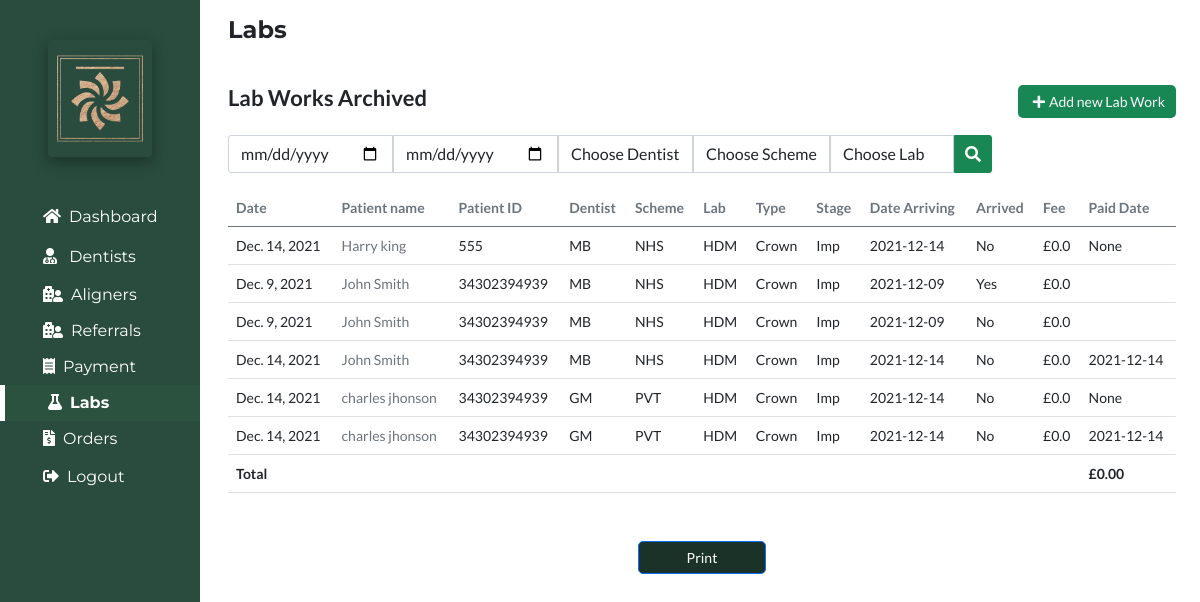
The page /labsarchived (signed in) on the database its author committed.
### portfolioApp/models.py (models this page shows, shortened)
class LabWork(models.Model):
    date=models.DateField(auto_now_add=True)
    PatientName=models.CharField(max_length=100)
    PatientID=models.CharField(max_length=100,null=True)
    Dentist=models.CharField(max_length=100)
    Scheme=models.CharField(max_length=100)
    Lab=models.CharField(max_length=100)
    Type=models.CharField(max_length=50,null=True)
    Quantity=models.CharField(max_length=50,null=True)
    Note=models.CharField(max_length=50,null=True)
    Stage=models.CharField(max_length=40,null=True)
    Status=models.CharField(max_length=40,null=True)
    DateArriving=models.CharField(max_length=20,null=True)
    Arrived=models.CharField(max_length=40,null=True)
    Fee=models.FloatField()
    PaidDate=models.CharField(max_length=20,null=True)
    TC=models.CharField(max_length=20,null=True,default=" ")

### portfolioApp/views.py (the view, shortened to what this page needs)
# urls.py: path('labsarchived', views.labsarchived, name='labsarchived'),
@login_required(login_url='login')
def labsarchived(request):
    labwork=LabWork.objects.filter(Status="Archived").order_by("PatientName")
    sum= LabWork.objects.filter(Status="Archived").aggregate(Sum('Fee')).get('Fee__sum') or 0
    if "Approve" in request.POST:
        id=request.POST.get('id')
        editlab=LabWork.objects.get(id=id)
        editlab.Status="Approved"
        editlab.save()
    context={
        'labs':'active',
        'labwork':labwork,
        'sum':sum,
    }
    return render(request,'labsarchived.html',context)

### portfolioApp/templates/labsarchived.html (shortened to what this page needs)
{% extends 'base.html' %}
{% load static %}
{% block body %}
<section class="px-4">
<h4 class="py-3"><b>Labs</b></h4>
<div class="">
<div class="d-flex justify-content-between py-3">
<h5><b>Lab Works Archived</b></h5>
<div class="add-new">
<a href="{% url 'addnewlab' %}" class="btn btn-sm text-light bg-success"><i class="fas fa-plus mx-1"></i>Add new Lab Work</a>
</div>
</div>
  <form action="{% url 'labsarchived' %}" method="get">
  <div class="d-flex justify-content-aountd">
  <div class="start text-dark">
      <input type="date" id="StartDate"  class="form-control" style="border-radius:3px 0px 0px 3px;" required="required" name="StartDate" />
  </div>
  <div class="end text-dark">
    <input type="date" id="EndDate"  class="form-control" style="border-radius:0px" required="required" name="EndDate" />
  </div>
    <div class="end text-dark">
      <select  class="form-control" style="border-radius:0px" required="required" placeholder="Dentist" name="Dentist">
      <option selected>Choose Dentist</option>
      </select>
  </div>
  <div class="end text-dark">
      <select  class="form-control" style="border-radius:0px" required="required" placeholder="Scheme" name="Scheme">
      <option selected>Choose Scheme</option>
      </select>
  </div>
      <div class="end text-dark">
      <select  class="form-control" style="border-radius:0px" required="required" placeholder="Lab" name="Lab">
      <option selected>Choose Lab</option>
      </select>
  </div>
  <button type="submit" class="btn btn-success bg-success"style="border-radius: 0px 3px 3px 0px;"name="Search">
      <i class="fas fa-search"></i>
  </button>
  </div>
  </form>
<div class="col-sm-12 px-0 pb-3 my-3 table-responsive"style="font-size:14px;"id="printableArea">
<table class="table ">
<thead class="text-secondary">
<tr>
<th scope="col">Date</th>
<th scope="col">Patient name</th>
<th scope="col">Patient ID</th>
<th scope="col">Dentist</th>
<th scope="col">Scheme</th>
<th scope="col">Lab</th>
<th scope="col">Type</th>
<th scope="col">Stage</th>
<th scope="col">Date Arriving</th>
<th scope="col">Arrived</th>
<th scope="col">Fee</th>
<th scope="col">Paid Date</th>
</tr>
</thead>
<tbody>
{% for labwork in labwork %}
<tr>
<td>{{labwork.date}}</td>
<td class="text-secondary">{{labwork.PatientName}}</td>
<td>{{labwork.PatientID}}</td>
<td>{{labwork.Dentist}}</td>
<td>{{labwork.Scheme}}</td>
<td>{{labwork.Lab}}</td>
<td>{{labwork.Type}}</td>
<td>{{labwork.Stage}}</td>
<td>{{labwork.DateArriving}}</td>
<td>{{labwork.Arrived}}</td>
<td>£{{labwork.Fee}}</td>
<td>{{labwork.PaidDate}}</td>
</tr>
{% endfor %}
<tr style="font-weight:bold;">
<th scope="col">Total</th>
<th scope="col"></th>
<th scope="col"></th>
<th scope="col"></th>
<th scope="col"></th>
<th scope="col"></th>
<th scope="col"></th>
<th scope="col"></th>
<th scope="col"></th>
<th scope="col"></th>
<th scope="col"></th>
<th scope="col">£{{sum|floatformat:2}}</th>
</tr>
</tbody>
</table>
</div>
<div class="print text-center">
<button class="btn btn-sm btn-primary px-5"onclick="printDiv('printableArea')">Print</button>
</div>
</div>
</section>
{% endblock body %}

### portfolioApp/templates/base.html (style rules this page uses)
body { margin:0px; padding:0px; font-family: 'Lato', sans-serif; overflow-x: hidden; background:white; }
h4 { font-family: 'Montserrat', sans-serif; }
::placeholder { color:#797979 !important; }
input, input::-webkit-input-placeholder { font-size: 13px; }
.btn { border-radius:5px; padding:5px 10px 5px 10px; background:#1B3229; }

### portfolioApp/templates/sidebar.html (style rules this page uses)
body { margin:0px; padding:0px; font-family: 'Lato', sans-serif; overflow-x: hidden; background:white; }
h4 { font-family: 'Montserrat', sans-serif; font-size:24px; }
h5 { font-size:22px }
::placeholder { color:#797979 !important; }
input, input::-webkit-input-placeholder { font-size: 20px; }
.btn { border-radius:5px; padding:5px 10px 5px 10px; background:#1B3229; }

### rows shown on the page
LabWork: date "Dec. 14, 2021", PatientName "Harry king", PatientID "555", Dentist "MB", Scheme "NHS", Lab "HDM", Type "Crown", Stage "Imp", DateArriving "2021-12-14", Arrived "No", Fee "0.0", PaidDate "None"
LabWork: date "Dec. 9, 2021", PatientName "John Smith", PatientID "34302394939", Dentist "MB", Scheme "NHS", Lab "HDM", Type "Crown", Stage "Imp", DateArriving "2021-12-09", Arrived "Yes", Fee "0.0"
LabWork: date "Dec. 9, 2021", PatientName "John Smith", PatientID "34302394939", Dentist "MB", Scheme "NHS", Lab "HDM", Type "Crown", Stage "Imp", DateArriving "2021-12-09", Arrived "No", Fee "0.0"
LabWork: date "Dec. 14, 2021", PatientName "John Smith", PatientID "34302394939", Dentist "MB", Scheme "NHS", Lab "HDM", Type "Crown", Stage "Imp", DateArriving "2021-12-14", Arrived "No", Fee "0.0", PaidDate "2021-12-14"
LabWork: date "Dec. 14, 2021", PatientName "charles jhonson", PatientID "34302394939", Dentist "GM", Scheme "PVT", Lab "HDM", Type "Crown", Stage "Imp", DateArriving "2021-12-14", Arrived "No", Fee "0.0", PaidDate "None"
LabWork: date "Dec. 14, 2021", PatientName "charles jhonson", PatientID "34302394939", Dentist "GM", Scheme "PVT", Lab "HDM", Type "Crown", Stage "Imp", DateArriving "2021-12-14", Arrived "No", Fee "0.0", PaidDate "2021-12-14"

### other values the page prints
{{ sum|floatformat:2 }} "0.00"
